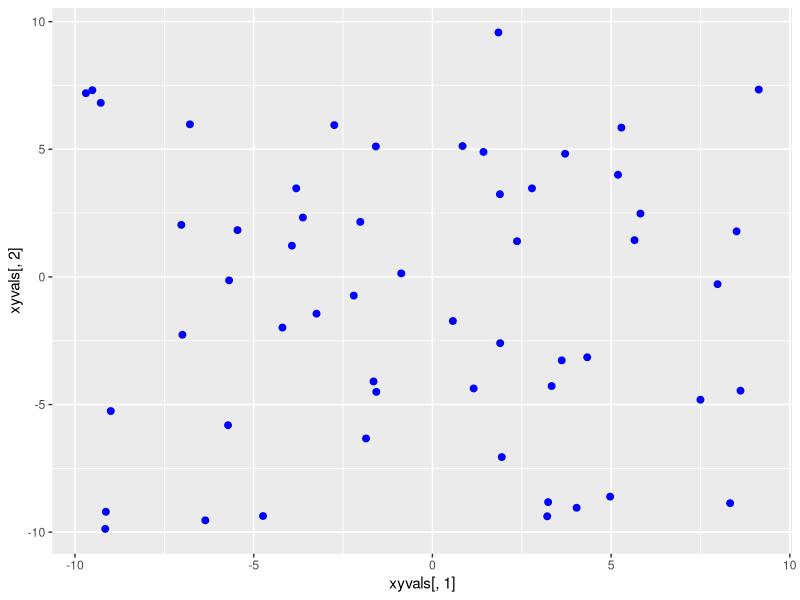
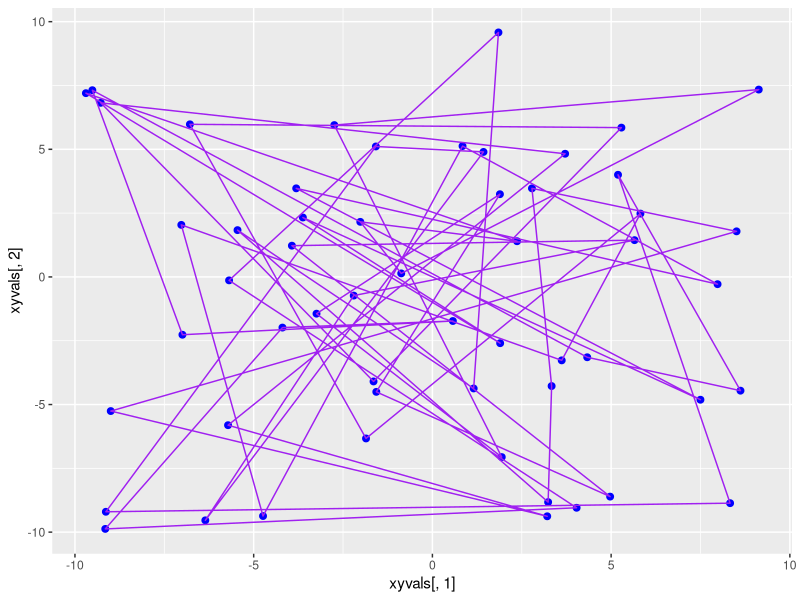
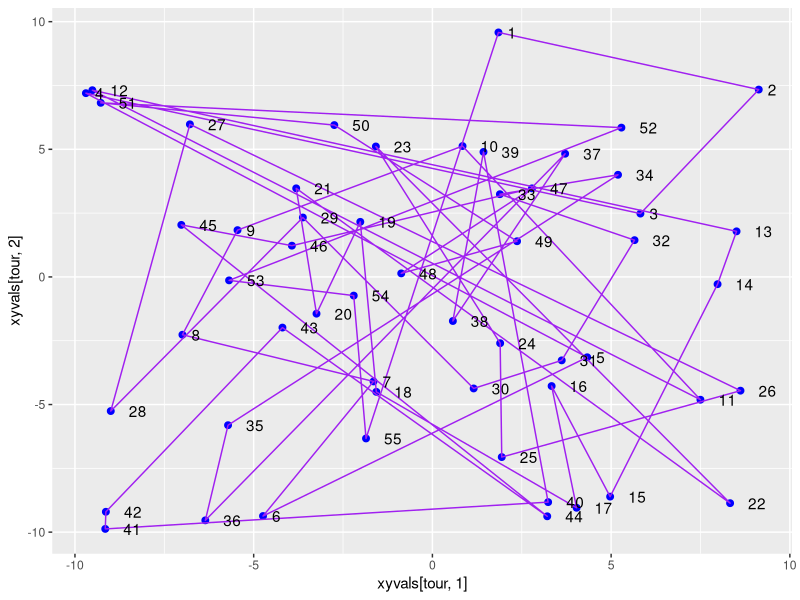
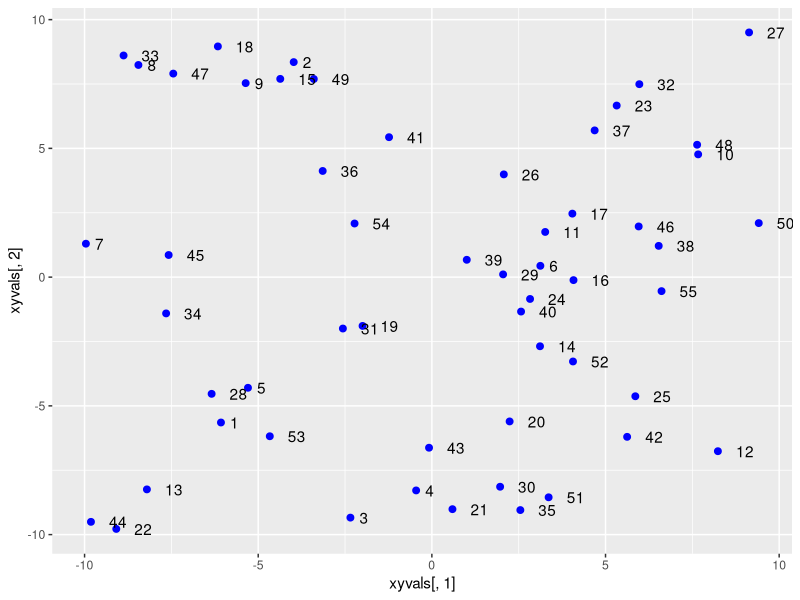
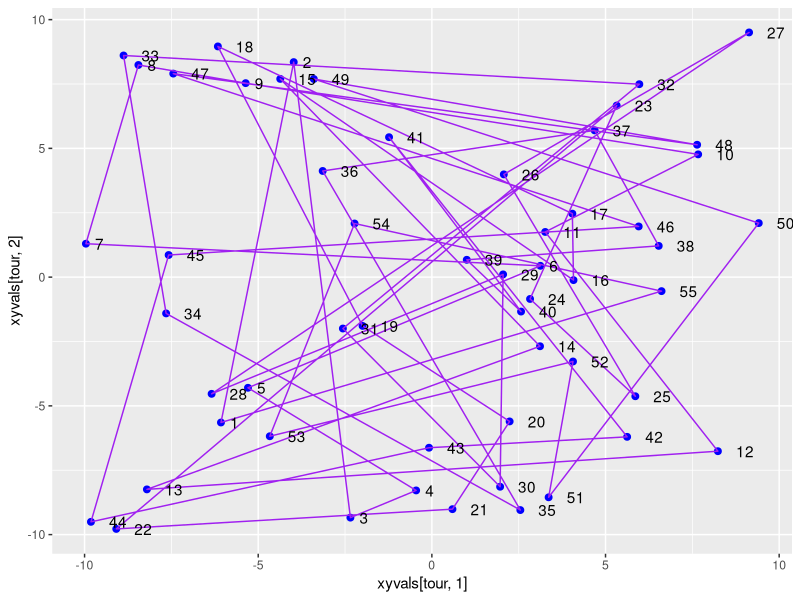
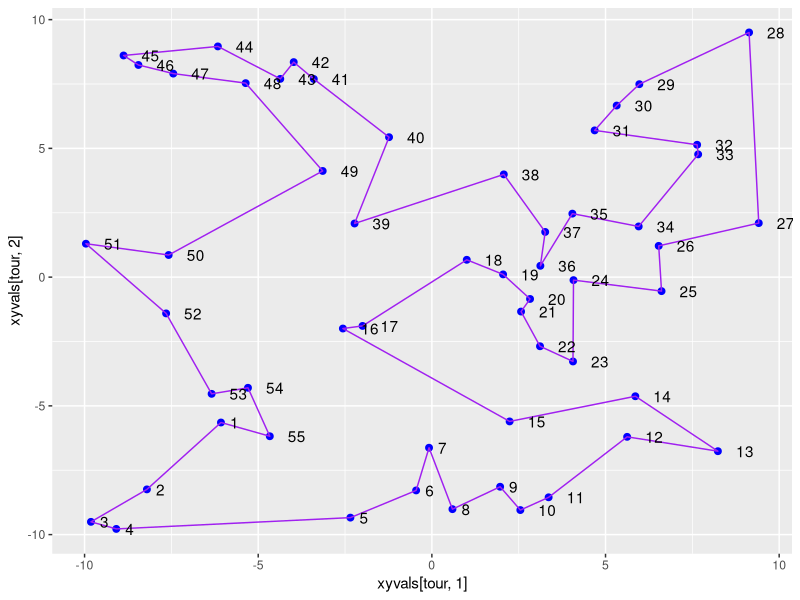
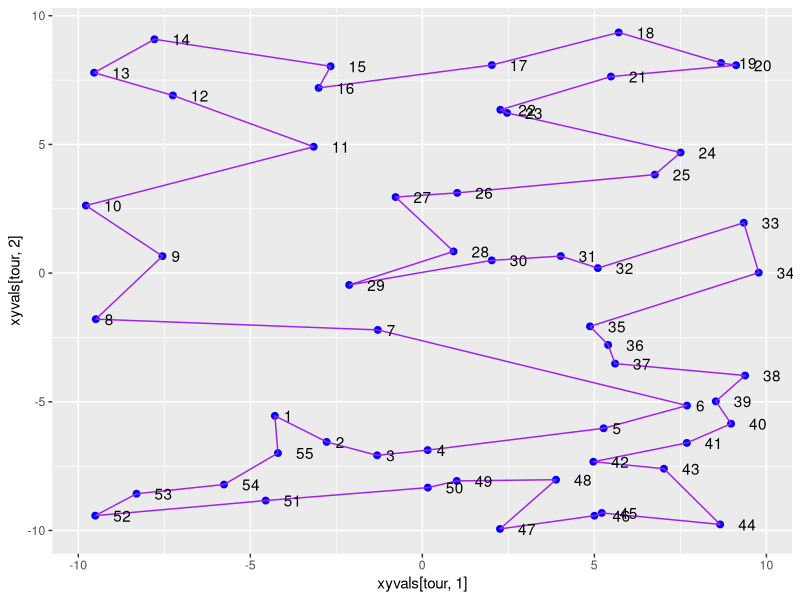

Write R code to recreate these figures, in order.
## ---- chunk 1
N <- 55
xyvals <- matrix(runif(2*N, -10, 10), nrow=N)
library(ggplot2)
ggplot(data=NULL, aes(x=xyvals[,1], y=xyvals[,2])) +
 geom_point(size=2, color="blue")
## ---- chunk 2
tour <- 1:N
ggplot(data=NULL, aes(x=xyvals[,1], y=xyvals[,2])) +
geom_point(size=2, color="blue") +
geom_polygon(color="purple", fill=NA)

## ---- chunk 3
distPair <- function(i, j, tour){
x1 <- xyvals[tour[i],1]
x2 <- xyvals[tour[j],1]
y1 <- xyvals[tour[i],2]
y2 <- xyvals[tour[j],2]
return(sqrt((x1-x2)^2+(y1-y2)^2))
}
## ---- chunk 4
distPair(1,2,tour)
## ---- chunk 5
distTour <- function(tour){
tot <- 0
N <- length(tour)
for(i in 1:N){
  if (i==N){
    tot <- tot + distPair(N,1,tour)
  } else {
    tot <- tot + distPair(i,(i+1),tour)
  }
}
tot
}
## ---- chunk 6
trivialTour <- 1:N
distTour(trivialTour)
## ---- chunk 7
randTour <- sample(1:N, N, rep=FALSE)
randTour
## ---- chunk 8
distTour(randTour)
## ---- chunk 9
plotTour <- function(tour, ptSize=2){
ggplot(data=NULL, aes(x=xyvals[tour,1], y=xyvals[tour,2])) +
geom_point(size=ptSize, color="blue") +
geom_polygon(color="purple",fill=NA)+
    geom_text(aes(label=1:N),hjust=-1)
}
plotTour(randTour)
## ---- chunk 10
N <- 55
xyvals <- matrix(runif(2*N,-10,10),nrow=N)
library(ggplot2)
ggplot(data=NULL,aes(x=xyvals[,1],y=xyvals[,2]))+
  geom_point(size=2,color="blue")+
  geom_text(aes(label=1:N),hjust=-1)
## ---- chunk 11
trivialTour <- 1:N
plotTour(trivialTour)
## ---- chunk 12
dist0 <- distTour(trivialTour)
dist0
## ---- chunk 13
M <- 10000
sig2 <- 0.1
decFac <- 0.9999
## ---- chunk 14
for(m in 1:M){
  place <- sample(1:N,2,rep=F)
  pos0 <- min(place)
  pos1 <- max(place)
  if(pos0 == 1 & pos1 == N){
  next
}

  pos0old <- pos0 - 1
  pos1new <- pos1 + 1

  if(pos0 == 1){
  pos0old <- N
  }

  if(pos1 == N){
  pos1new <- 1
  }

  distLost <- distPair(pos0,pos0old,trivialTour) + distPair(pos1,pos1new,trivialTour)
  distGain <- distPair(pos0old,pos1,trivialTour) + distPair(pos0,pos1new,trivialTour)
  deltaDist <- distGain - distLost
  dist1 <- dist0 + deltaDist

  

  trivialTour[pos0:pos1]<- trivialTour[pos1:pos0]

  rho <- exp(-deltaDist/sig2)
  if(runif(1,0,1) < rho){
  dist0 <- dist1
  } else{
   trivialTour[pos0:pos1]<- trivialTour[pos1:pos0]
  }
  sig2 <- sig2*decFac
}

plotTour(trivialTour)
dist0

print(c(deltaDist,sig2))
## ---- chunk 15
N <- 55
trivialTour <- 1:N
M <- 10000
xyvals <- matrix(runif(2*N,-10,10),nrow=N)
sig2 <- 0.1
decFac <- 0.9999
## ---- chunk 16
plotTour <- function(tour, ptSize=2){
ggplot(data=NULL, aes(x=xyvals[tour,1], y=xyvals[tour,2])) +
geom_point(size=ptSize, color="blue") +
geom_polygon(color="purple",fill=NA)+
    geom_text(aes(label=1:N),hjust=-1)
}
## ---- chunk 17
c <- 15
costPair <- function(i, j, tour){
x1 <- xyvals[tour[i],1]
x2 <- xyvals[tour[j],1]
y1 <- xyvals[tour[i],2]
y2 <- xyvals[tour[j],2]
return(sqrt((x1-x2)^2+c*(y1-y2)^2))
}
## ---- chunk 18
costTour <- function(tour){
tot <- 0
N <- length(tour)
for(i in 1:N){
  if (i==N){
    tot <- tot + costPair(N,1,tour)
  } else {
    tot <- tot + costPair(i,(i+1),tour)
  }
}
tot
}
dist0 <- costTour(trivialTour)
## ---- chunk 19
for(m in 1:M){
  place <- sample(1:N,2,rep=F)
  pos0 <- min(place)
  pos1 <- max(place)
  if(pos0 == 1 & pos1 == N){
  next
}

  pos0old <- pos0 - 1
  pos1new <- pos1 + 1

  if(pos0 == 1){
  pos0old <- N
  }

  if(pos1 == N){
  pos1new <- 1
  }

  costLost <- costPair(pos0,pos0old,trivialTour) + costPair(pos1,pos1new,trivialTour)
  costGain <- costPair(pos0old,pos1,trivialTour) + costPair(pos0,pos1new,trivialTour)
  deltaCost <- costGain - costLost
  dist1 <- dist0 + deltaCost

  

  trivialTour[pos0:pos1]<- trivialTour[pos1:pos0]

  rho <- exp(-deltaCost/sig2)
  if(runif(1,0,1) < rho){
  dist0 <- dist1
  } else{
   trivialTour[pos0:pos1]<- trivialTour[pos1:pos0]
  }
  sig2 <- sig2*decFac
}

plotTour(trivialTour)
dist0

print(c(deltaCost,sig2))
